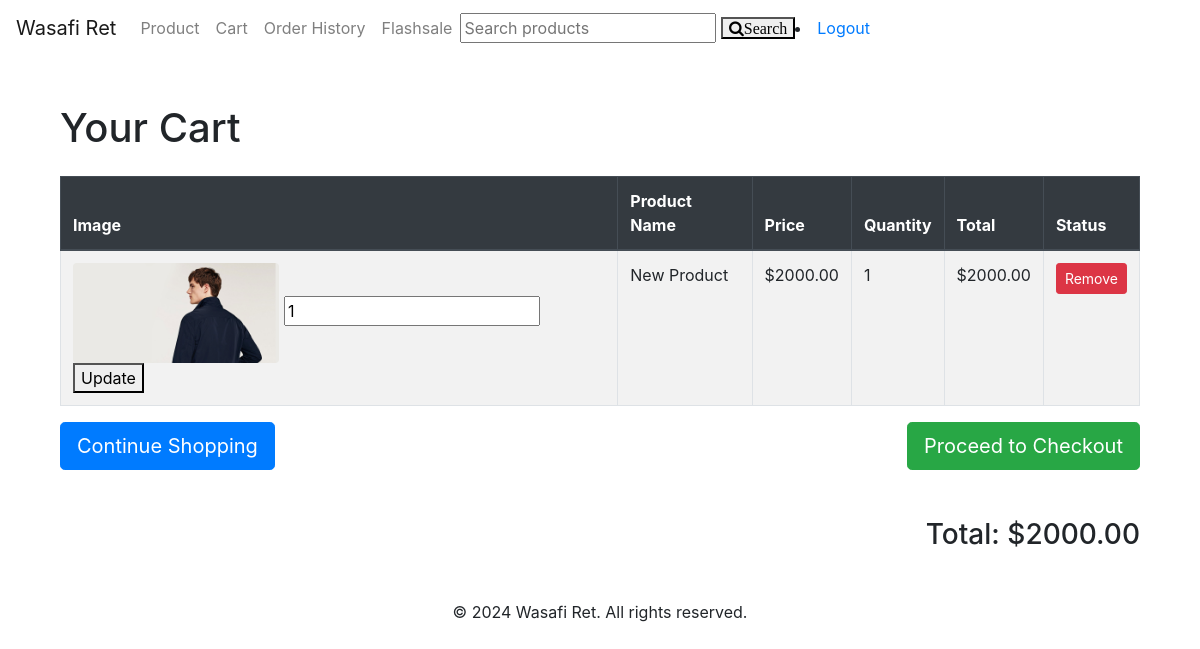
/cart/ (signed in), run on an earlier commit of the app's database.
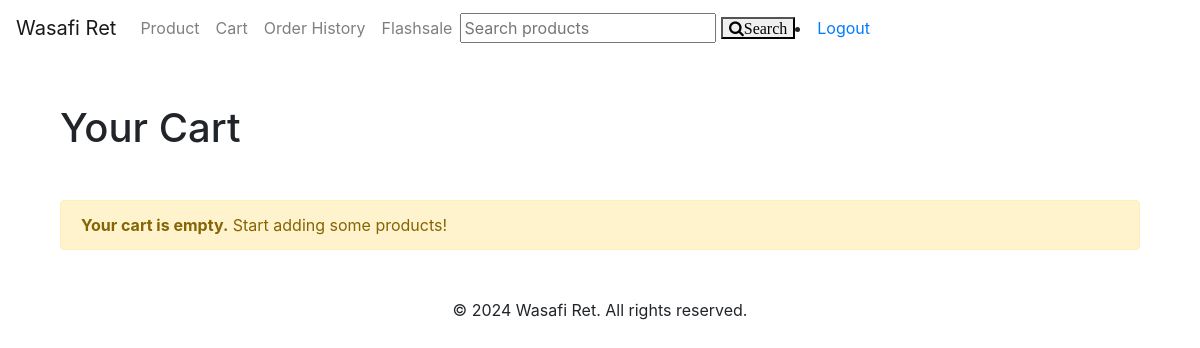
And on a later commit of the database.
### WasafiRet/models.py (models this page shows, shortened)
class CartItem(models.Model):
    cart=models.ForeignKey(Cart,on_delete=models.CASCADE)
    product=models.ForeignKey(Product,on_delete=models.CASCADE)
    quantity=models.PositiveIntegerField(default=1)
    def get_total(self):
        return self.quantity*self.product.price

class Product(models.Model):
    name=models.CharField(max_length=255)
    description=models.TextField()
    price=models.DecimalField(max_digits=10,decimal_places=2)
    stock=models.IntegerField()
    category=models.ForeignKey(Category,on_delete=models.CASCADE)
    is_active=models.BooleanField(default=True)
    image=models.ImageField(upload_to=',media/images',blank=True,null=True)

### WasafiRet/views.py (the view)
# urls.py: path('cart/', views.view_cart, name='view_cart'),
def view_cart(request):
    cart=Cart.objects.filter(user=request.user).first()
    cart_items=CartItem.objects.filter(cart=cart)
    cart_total=sum(item.get_total() for item in cart_items)
    return render(request, 'WasafiRet/cart.html', {'cart_items':cart_items, 'cart_total':cart_total})

### WasafiRet/templates/WasafiRet/cart.html (shortened to what this page needs)
{% extends 'WasafiRet/base.html' %}
{% load static %}
{% block content %}
<div class="container mt-5">
  <h1>Your Cart</h1>
  {% if cart_items %}
  <table class="table table-bordered table-striped mt-4">
    <thead class="thead-dark">
      <tr>
        <th>Image</th>
        <th>Product Name</th>
        <th>Price</th>
        <th>Quantity</th>
        <th>Total</th>
        <th>Status</th>
      </tr>
    </thead>
    <tbody>
      {% for item in cart_items %}
      <tr>
        <td>
          {% if item.product.image %}
          <img
            src="{{ item.product.image.url }}"
            class="img-fluid rounded"
            alt="{{ item.product.name }}"
            style="max-height: 100px"
          />
          {% endif %}
          <form
            method="POST"
            action="{% url 'update_cart' item.id %}"
            style="display: inline"
          >
            <input
              type="number"
              name="quantity"
              value="{{ item.quantity }}"
              min="1"
            />
            <button type="submit">Update</button>
          </form>
        </td>
        <td>{{ item.product.name }}</td>
        <td>${{ item.product.price }}</td>
        <td>{{ item.quantity }}</td>
        <td>${{ item.get_total }}</td>
        <td> <a
          href="{% url 'remove_cart' item.id %}"
          class="btn btn-danger btn-sm"
          >Remove</a
        ></td>
      </tr>
      {% endfor %}
    </tbody>
  </table>
  <div class="row mb-5">
    <div class="col-md-6 text-left">
      <a href="{% url 'product_list' %}" class="btn btn-primary btn-lg">Continue Shopping</a>
    </div>
    <div class="col-md-6 text-right">
      <a href="{% url 'orders:checkout' %}" class="btn btn-success btn-lg">Proceed to Checkout</a>
    </div>
  </div>
  <div class="text-right">
    <h3>Total: ${{ cart_total }}</h3>
  </div>
  {% else %}
  <div class="alert alert-warning mt-5">
    <strong>Your cart is empty.</strong> Start adding some products!
  </div>
  {% endif %}
</div>
{% endblock %}

What changed in the data, as far as the page shows it:
removed CartItem: product.image (picture), quantity "1", product.name "New Product", product.price "2000.00", get_total "2000.00"
Also different on the page:
{{ cart_total }}: "2000.00" → (not shown)
text no longer shown: "Image Product Name Price Quantity Total Status Continue Shopping Proceed to Checkout Total: $"
text now shown: "Your cart is empty. Start adding some products!"
